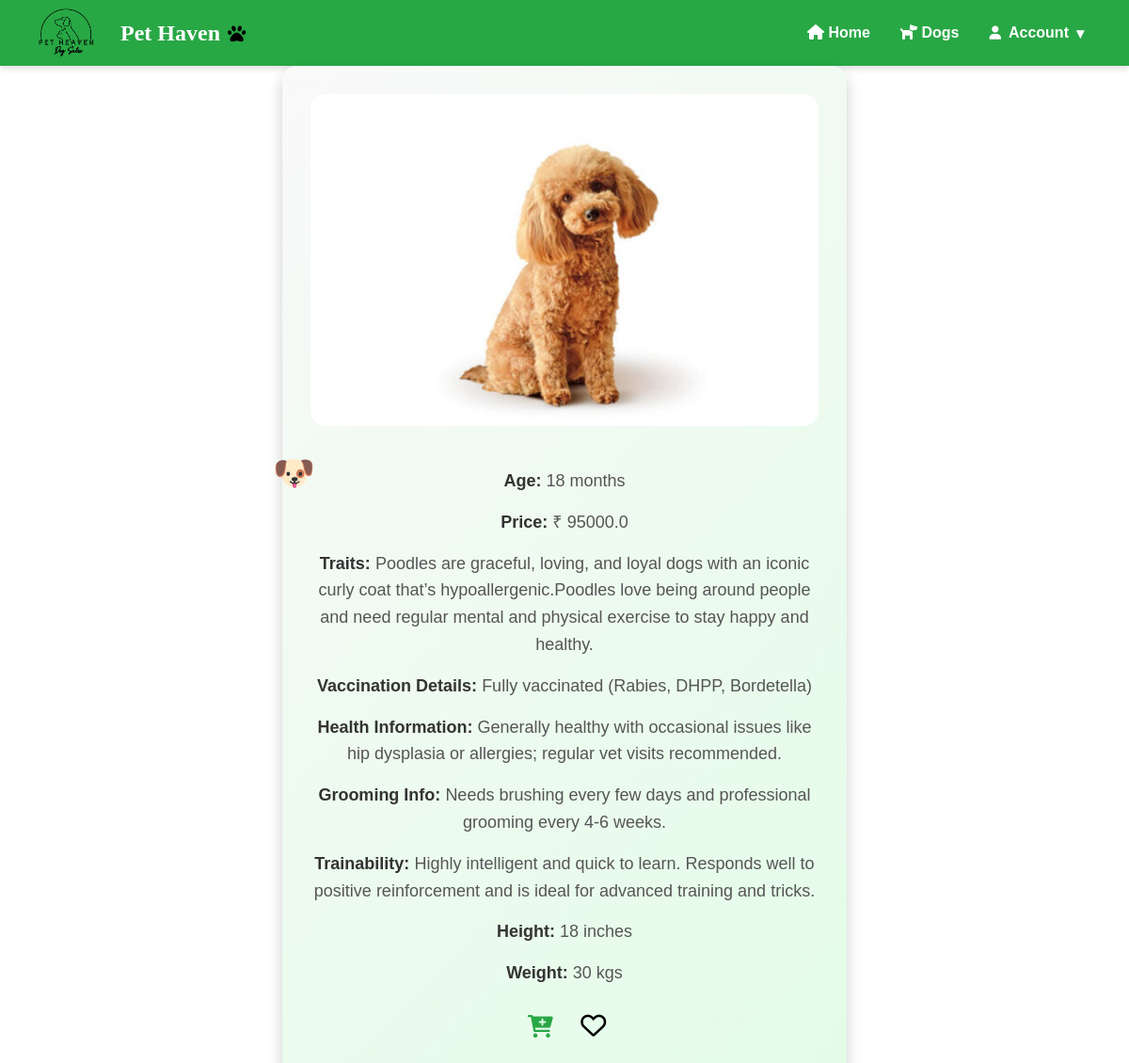
Page /dog/2 on the earlier database version.
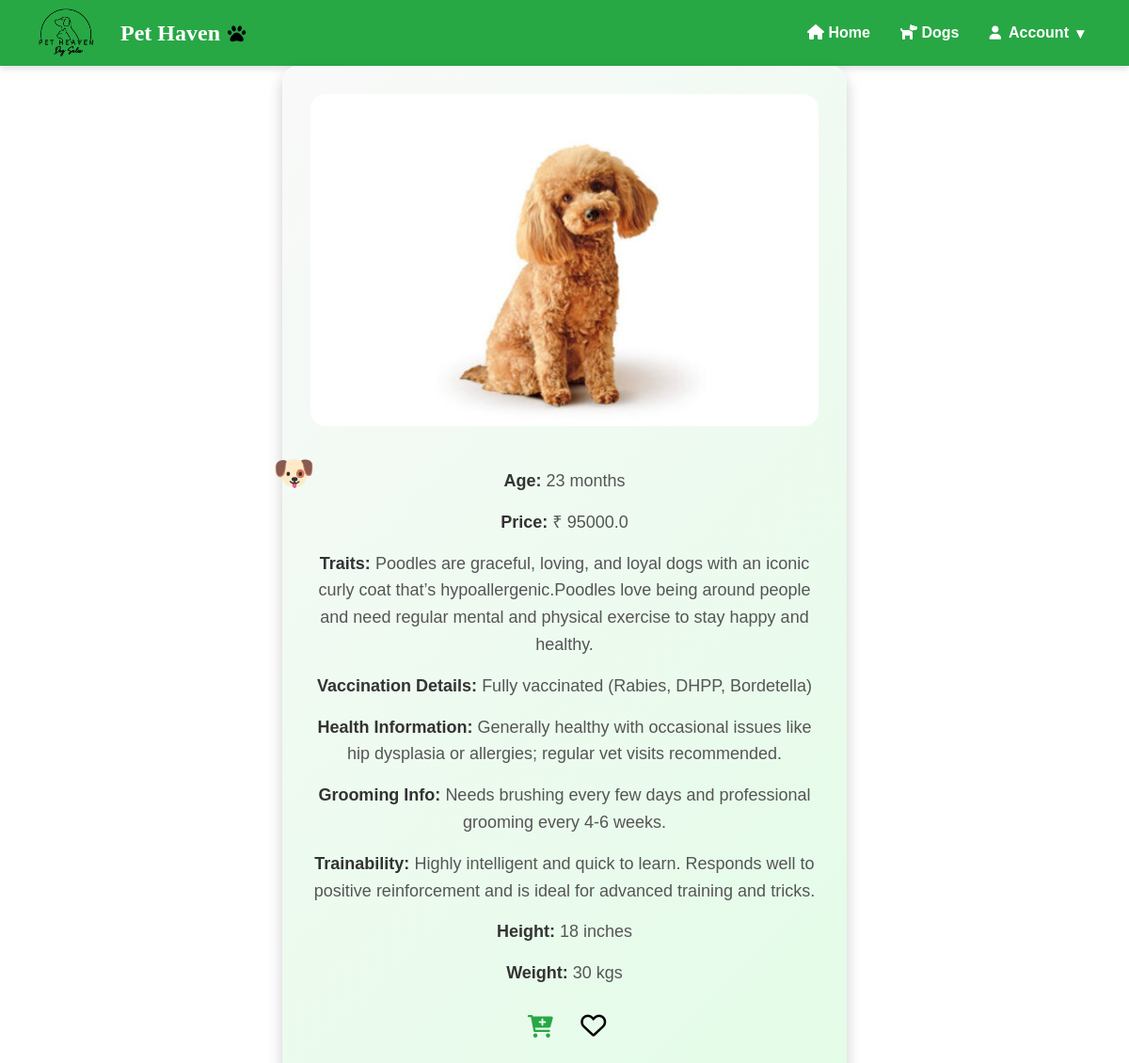
Same page on the later database version.
### models.py (models this page shows)
class Dog(db.Model):
    __tablename__ = 'dogs'
    id = db.Column(db.Integer, primary_key=True, autoincrement=True)
    breed = db.Column(db.String, nullable=False)
    age = db.Column(db.Integer, nullable=False)
    price = db.Column(db.Float, nullable=False)
    image = db.Column(db.String, nullable=False)
    vaccination_details = db.Column(db.Text)
    health_info = db.Column(db.Text)
    grooming_info = db.Column(db.Text)
    trainability = db.Column(db.Text)
    height = db.Column(db.Integer, nullable=False)
    weight = db.Column(db.Integer, nullable=False)
    traits = db.Column(db.String)

### app.py (the view)
@app.route('/dog/<int:id>')
def user_dog_description(id):
    dog = Dog.query.get(id)
    if not dog:
        return "Dog not found", 404
    return render_template('dogDescription.html', dog=dog, admin=False)

### templates/dogDescription.html (shortened to what this page needs)
<!DOCTYPE html>
<html lang="en">
<head>
    <link rel="stylesheet" href="{{ url_for('static', filename='css/dogDescription.css') }}">
    <link rel="stylesheet" href="https://cdnjs.cloudflare.com/ajax/libs/font-awesome/6.0.0/css/all.min.css">
</head>
<body>
    <nav class="navbar">
        <div class="logo">
            <img src="{{ url_for('static', filename='images/logo1.png') }}" alt="Pet Heaven Logo">
            <span>Pet Haven</span>
          </div>
        <ul class="nav-links">
            {% if admin %}
            <li><a href="/admin_dashboard" class="nav-link" id="home-link"><i class="fas fa-home"></i> Home</a></li>
            <li><a href="{{ url_for('admin_view') }}"><i class="fas fa-dog"></i> Dogs</a></li>
            {% else %}
            <li><a href="/customer_dashboard" class="nav-link" id="home-link"><i class="fas fa-home"></i> Home</a></li>
            <li><a href="/d"><i class="fas fa-dog"></i> Dogs</a></li>
            <li class="dropdown">
                <a href="#" class="dropdown-toggle"><i class="fa-solid fa-user"></i> Account <span>&#9662;</span></a>
            </li>
            {% endif %}
        </ul>
    </nav>
    <main>
        <section class="dog-details">
            <img src="{{ url_for('static', filename=dog.image) }}" alt="{{ dog.breed }}">
            <p><strong>Age:</strong> {{ dog.age }} months</p>
            <p><strong>Price:</strong> ₹ {{ dog.price }}</p>
            <p><strong>Traits:</strong> {{ dog.traits }}</p>
            <p><strong>Vaccination Details:</strong> {{ dog.vaccination_details }}</p>
            <p><strong>Health Information:</strong> {{ dog.health_info }}</p>
            <p><strong>Grooming Info:</strong> {{ dog.grooming_info }}</p>
            <p><strong>Trainability:</strong> {{ dog.trainability }}</p>
            <p><strong>Height:</strong> {{ dog.height }} inches</p>
            <p><strong>Weight:</strong> {{ dog.weight }} kgs</p>
            {% if admin %}
            <a href="{{ url_for('admin_view') }}" class="back-link">Back to Gallery</a>
            {% else %}
            <button class="add-to-cart" data-id="{{ dog.id }}" aria-label="Add to Cart">
                <i class="fas fa-cart-plus"></i>
            </button>
            <button class="add-to-wishlist" data-id="{{ dog.id }}" aria-label="Add to Wishlist">
                <i class="far fa-heart"></i>
            </button>
            {% endif %}
        </section>
    </main>
</body>
</html>

Differences in the rows shown:
changed Dog "Fully vaccinated (Rabies, DHPP, Bordetella)": age "18" → "23"
